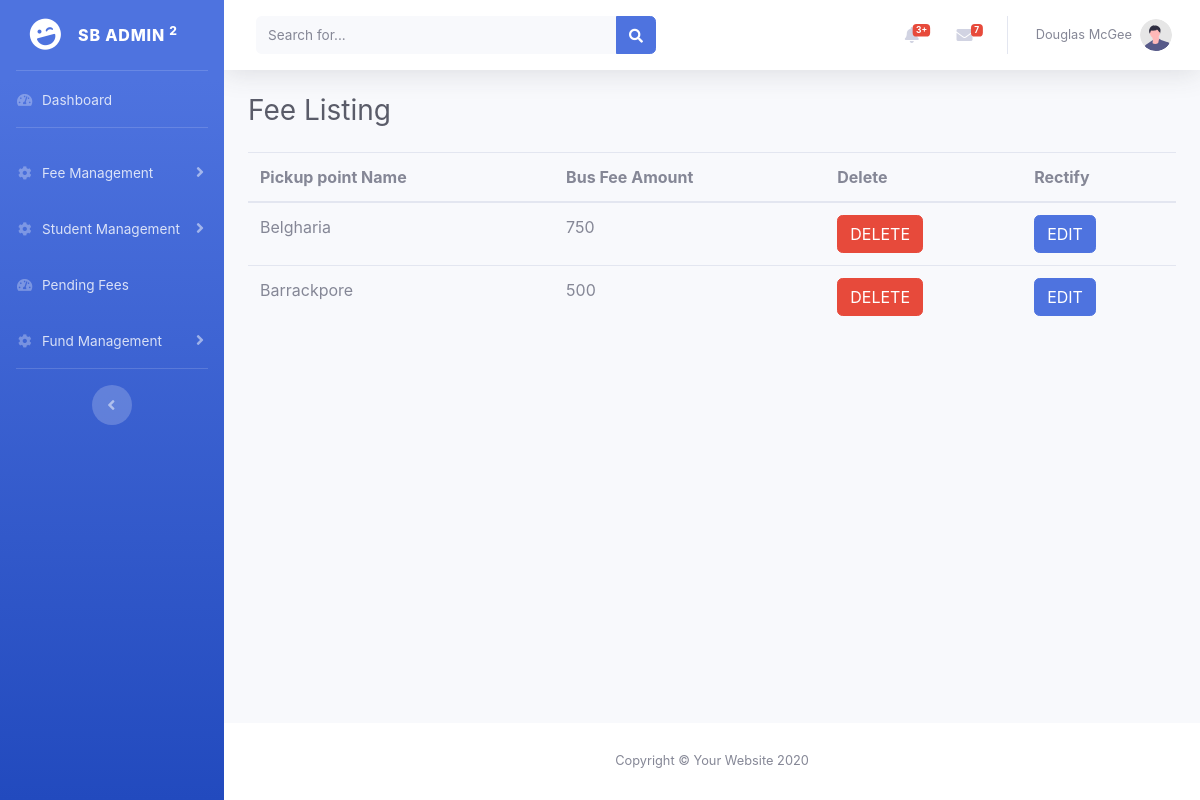
/index.php/admin/feesel, run on the app's committed database.
### tables this page shows
CREATE TABLE `ifeesetup` (
  `fee_id` int(11) NOT NULL,
  `pickup_point` varchar(500) NOT NULL,
  `busfee` varchar(500) NOT NULL
);

### application/controllers/Admin.php (called while the page is built, shortened)
<?php
class Admin extends CI_Controller
{
	public function __construct()
	{
		$this->load->helper("url");
		$this->load->database();
		$this->load->model("Admin_mod");
	}
	public function feesel()
	{
		$res=$this->Admin_mod->feeselmod();
		$w=array(
			'row'=>$res
		);
        $this->load->view('feeselect',$w);
	}
}
?>

### index.php (called while the page is built, shortened)
<?php
require_once BASEPATH.'core/CodeIgniter.php';

### application/models/Admin_mod.php (called while the page is built, shortened)
<?php
	class Admin_mod extends CI_Model
	{
		public function feeselmod(){
			$q=$this->db->get("ifeesetup");
			$rs=$q->result();
			return $rs;
		}
	}
?>

### application/views/feeselect.php (the view, shortened to what this page needs)
      <div id="content-wrapper" class="d-flex flex-column">
          <div id="content">
              <div class="container-fluid">
                  <h1 class="h3 mb-4 text-gray-800">Fee Listing</h1>
                  <table class="table">
  <thead>
    <tr>
      <th>Pickup point Name</th>
      <th>Bus Fee Amount</th>
      <th>Delete</th>
      <th>Rectify</th>
    </tr>
  </thead>
  <tbody>
  <?php foreach($row as $r){ ?>
    <tr>
      <td><?php echo $r->pickup_point; ?></td>
      <td><?php echo $r->busfee;?></td>
      <td><a onclick="return confirm('are you sure?');" class="btn btn-danger" href="
      <?php echo base_url();?>feedel/<?php echo $r->fee_id; ?>">DELETE</a></td>
      <td><a class="btn btn-primary" href="<?php echo base_url();?>feeedit/<?php echo $r->fee_id;?>">EDIT</a></td>
    </tr>
    <?php } ?>
  </tbody>
</table>
              </div>
          </div>

### data on the page
ifeesetup: pickup_point "Belgharia", busfee "750"
ifeesetup: pickup_point "Barrackpore", busfee "500"
